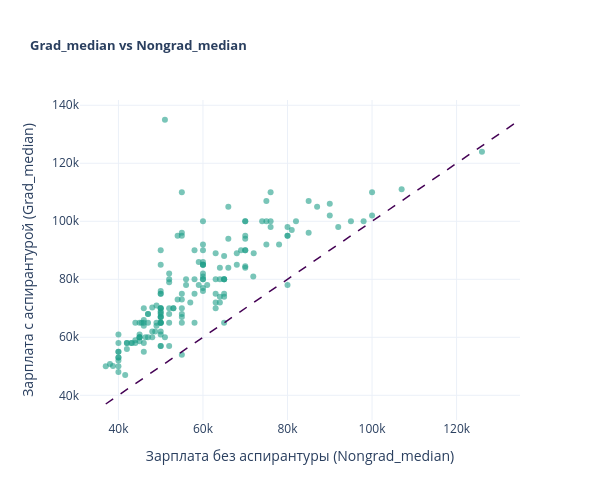

Notebook code for this chart:
### Markdown cell above
$H_0$ — медианные зарплаты `Grad_median` и `Nongrad_median` не различаются;  
$H_1$ — `Grad_median` > `Nongrad_median`.

### Code cell
min_val = min(df["Nongrad_median"].min(), df["Grad_median"].min())
max_val = max(df["Nongrad_median"].max(), df["Grad_median"].max())

fig = go.Figure()
fig.add_trace(
    go.Scatter(
        x=df["Nongrad_median"],
        y=df["Grad_median"],
        mode="markers",
        marker=dict(color="#1f9e89", opacity=0.6, size=6),
        text=df["Major"],
        hovertemplate="<b>%{text}</b><br>Nongrad: %{x:,}<br>Grad: %{y:,}<extra></extra>",
        showlegend=False,
    )
)
fig.add_trace(
    go.Scatter(
        x=[min_val, max_val],
        y=[min_val, max_val],
        mode="lines",
        line=dict(color="#440154", width=1.5, dash="dash"),
        showlegend=False,
    )
)
fig.update_layout(
    title=dict(text="<b>Grad_median vs Nongrad_median</b>", font_size=13),
    xaxis_title="Зарплата без аспирантуры (Nongrad_median)",
    yaxis_title="Зарплата с аспирантурой (Grad_median)",
    template="plotly_white",
    width=600,
    height=500,
)
fig.show()

### Figure 1 — Plotly figure (JSON) as saved in the notebook; plotly's stock layout.template omitted (floating-point values rounded to 4 significant figures; data arrays with more than 128 entries replaced by an {"elided": "..."} marker saying what was removed)
{"data": [{"hovertemplate": "<b>%{text}</b><br>Nongrad: %{x:,}<br>Grad: %{y:,}<extra></extra>", "marker": {"color": "#1f9e89", "opacity": 0.6, "size": 6}, "mode": "markers", "showlegend": false, "text": {"elided": "172 str values"}, "type": "scatter", "x": {"elided": "172 float values"}, "y": {"elided": "172 float values"}}, {"line": {"color": "#440154", "dash": "dash", "width": 1.5}, "mode": "lines", "showlegend": false, "type": "scatter", "x": [37000, 135000], "y": [37000, 135000]}], "layout": {"height": 500, "title": {"font": {"size": 13}, "text": "<b>Grad_median vs Nongrad_median</b>"}, "width": 600, "xaxis": {"title": {"text": "Зарплата без аспирантуры (Nongrad_median)"}}, "yaxis": {"title": {"text": "Зарплата с аспирантурой (Grad_median)"}}}}
